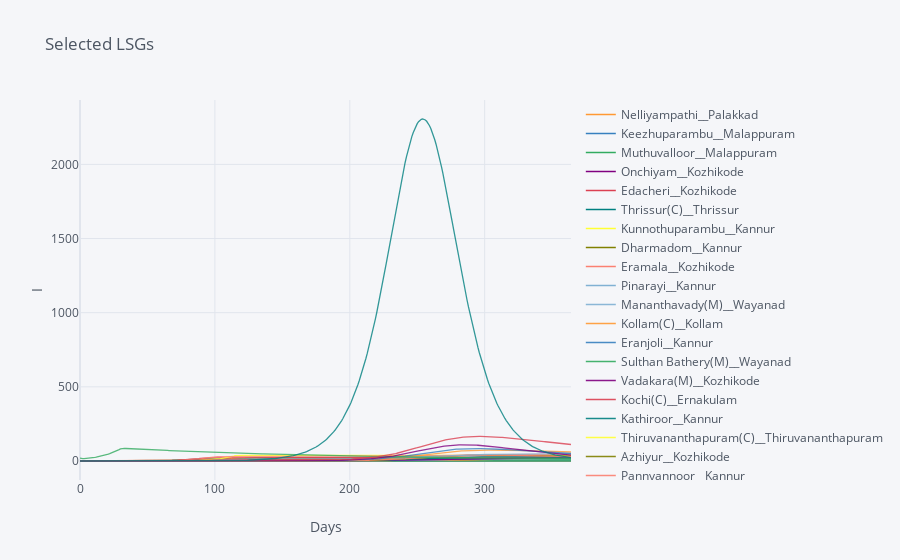

Notebook cell for this chart:
### Code cell
resultsSelectedDF = resultsIDF.filter(statsSelectedDF.index)
figSelected = resultsSelectedDF.iplot(asFigure=True, xTitle="Days",
                    yTitle="I", title="Selected LSGs")
figSelected.show()

### Figure 1 — Plotly figure (JSON) as saved in the notebook; plotly's stock layout.template omitted (floating-point values rounded to 4 significant figures; data arrays with more than 128 entries replaced by an {"elided": "..."} marker saying what was removed)
{"data": [{"line": {"color": "rgba(255, 153, 51, 1.0)", "dash": "solid", "shape": "linear", "width": 1.3}, "mode": "lines", "name": "Nelliyampathi__Palakkad", "text": "", "type": "scatter", "x": {"elided": "365 int values"}, "y": {"elided": "365 float values"}}, {"line": {"color": "rgba(55, 128, 191, 1.0)", "dash": "solid", "shape": "linear", "width": 1.3}, "mode": "lines", "name": "Keezhuparambu__Malappuram", "text": "", "type": "scatter", "x": {"elided": "365 int values"}, "y": {"elided": "365 float values"}}, {"line": {"color": "rgba(50, 171, 96, 1.0)", "dash": "solid", "shape": "linear", "width": 1.3}, "mode": "lines", "name": "Muthuvalloor__Malappuram", "text": "", "type": "scatter", "x": {"elided": "365 int values"}, "y": {"elided": "365 float values"}}, {"line": {"color": "rgba(128, 0, 128, 1.0)", "dash": "solid", "shape": "linear", "width": 1.3}, "mode": "lines", "name": "Onchiyam__Kozhikode", "text": "", "type": "scatter", "x": {"elided": "365 int values"}, "y": {"elided": "365 float values"}}, {"line": {"color": "rgba(219, 64, 82, 1.0)", "dash": "solid", "shape": "linear", "width": 1.3}, "mode": "lines", "name": "Edacheri__Kozhikode", "text": "", "type": "scatter", "x": {"elided": "365 int values"}, "y": {"elided": "365 float values"}}, {"line": {"color": "rgba(0, 128, 128, 1.0)", "dash": "solid", "shape": "linear", "width": 1.3}, "mode": "lines", "name": "Thrissur(C)__Thrissur", "text": "", "type": "scatter", "x": {"elided": "365 int values"}, "y": {"elided": "365 float values"}}, {"line": {"color": "rgba(255, 255, 51, 1.0)", "dash": "solid", "shape": "linear", "width": 1.3}, "mode": "lines", "name": "Kunnothuparambu__Kannur", "text": "", "type": "scatter", "x": {"elided": "365 int values"}, "y": {"elided": "365 float values"}}, {"line": {"color": "rgba(128, 128, 0, 1.0)", "dash": "solid", "shape": "linear", "width": 1.3}, "mode": "lines", "name": "Dharmadom__Kannur", "text": "", "type": "scatter", "x": {"elided": "365 int values"}, "y": {"elided": "365 float values"}}, {"line": {"color": "rgba(251, 128, 114, 1.0)", "dash": "solid", "shape": "linear", "width": 1.3}, "mode": "lines", "name": "Eramala__Kozhikode", "text": "", "type": "scatter", "x": {"elided": "365 int values"}, "y": {"elided": "365 float values"}}, {"line": {"color": "rgba(128, 177, 211, 1.0)", "dash": "solid", "shape": "linear", "width": 1.3}, "mode": "lines", "name": "Pinarayi__Kannur", "text": "", "type": "scatter", "x": {"elided": "365 int values"}, "y": {"elided": "365 float values"}}, {"line": {"color": "rgba(128, 177, 211, 0.8999999999999999)", "dash": "solid", "shape": "linear", "width": 1.3}, "mode": "lines", "name": "Mananthavady(M)__Wayanad", "text": "", "type": "scatter", "x": {"elided": "365 int values"}, "y": {"elided": "365 float values"}}, {"line": {"color": "rgba(255, 153, 51, 0.8999999999999999)", "dash": "solid", "shape": "linear", "width": 1.3}, "mode": "lines", "name": "Kollam(C)__Kollam", "text": "", "type": "scatter", "x": {"elided": "365 int values"}, "y": {"elided": "365 float values"}}, {"line": {"color": "rgba(55, 128, 191, 0.8999999999999999)", "dash": "solid", "shape": "linear", "width": 1.3}, "mode": "lines", "name": "Eranjoli__Kannur", "text": "", "type": "scatter", "x": {"elided": "365 int values"}, "y": {"elided": "365 float values"}}, {"line": {"color": "rgba(50, 171, 96, 0.8999999999999999)", "dash": "solid", "shape": "linear", "width": 1.3}, "mode": "lines", "name": "Sulthan Bathery(M)__Wayanad", "text": "", "type": "scatter", "x": {"elided": "365 int values"}, "y": {"elided": "365 float values"}}, {"line": {"color": "rgba(128, 0, 128, 0.8999999999999999)", "dash": "solid", "shape": "linear", "width": 1.3}, "mode": "lines", "name": "Vadakara(M)__Kozhikode", "text": "", "type": "scatter", "x": {"elided": "365 int values"}, "y": {"elided": "365 float values"}}, {"line": {"color": "rgba(219, 64, 82, 0.8999999999999999)", "dash": "solid", "shape": "linear", "width": 1.3}, "mode": "lines", "name": "Kochi(C)__Ernakulam", "text": "", "type": "scatter", "x": {"elided": "365 int values"}, "y": {"elided": "365 float values"}}, {"line": {"color": "rgba(0, 128, 128, 0.8999999999999999)", "dash": "solid", "shape": "linear", "width": 1.3}, "mode": "lines", "name": "Kathiroor__Kannur", "text": "", "type": "scatter", "x": {"elided": "365 int values"}, "y": {"elided": "365 float values"}}, {"line": {"color": "rgba(255, 255, 51, 0.8999999999999999)", "dash": "solid", "shape": "linear", "width": 1.3}, "mode": "lines", "name": "Thiruvananthapuram(C)__Thiruvananthapuram", "text": "", "type": "scatter", "x": {"elided": "365 int values"}, "y": {"elided": "365 float values"}}, {"line": {"color": "rgba(128, 128, 0, 0.8999999999999999)", "dash": "solid", "shape": "linear", "width": 1.3}, "mode": "lines", "name": "Azhiyur__Kozhikode", "text": "", "type": "scatter", "x": {"elided": "365 int values"}, "y": {"elided": "365 float values"}}, {"line": {"color": "rgba(251, 128, 114, 0.8999999999999999)", "dash": "solid", "shape": "linear", "width": 1.3}, "mode": "lines", "name": "Pannyannoor__Kannur", "text": "", "type": "scatter", "x": {"elided": "365 int values"}, "y": {"elided": "365 float values"}}, {"line": {"color": "rgba(251, 128, 114, 0.7999999999999998)", "dash": "solid", "shape": "linear", "width": 1.3}, "mode": "lines", "name": "Kozhikkode(C)__Kozhikode", "text": "", "type": "scatter", "x": {"elided": "365 int values"}, "y": {"elided": "365 float values"}}, {"line": {"color": "rgba(128, 177, 211, 0.7999999999999998)", "dash": "solid", "shape": "linear", "width": 1.3}, "mode": "lines", "name": "Kannur(C)__Kannur", "text": "", "type": "scatter", "x": {"elided": "365 int values"}, "y": {"elided": "365 float values"}}, {"line": {"color": "rgba(255, 153, 51, 0.7999999999999998)", "dash": "solid", "shape": "linear", "width": 1.3}, "mode": "lines", "name": "Panoor(M)__Kannur", "text": "", "type": "scatter", "x": {"elided": "365 int values"}, "y": {"elided": "365 float values"}}, {"line": {"color": "rgba(55, 128, 191, 0.7999999999999998)", "dash": "solid", "shape": "linear", "width": 1.3}, "mode": "lines", "name": "Chokli__Kannur", "text": "", "type": "scatter", "x": {"elided": "365 int values"}, "y": {"elided": "365 float values"}}, {"line": {"color": "rgba(50, 171, 96, 0.7999999999999998)", "dash": "solid", "shape": "linear", "width": 1.3}, "mode": "lines", "name": "Palakkad(M)__Palakkad", "text": "", "type": "scatter", "x": {"elided": "365 int values"}, "y": {"elided": "365 float values"}}, {"line": {"color": "rgba(128, 0, 128, 0.7999999999999998)", "dash": "solid", "shape": "linear", "width": 1.3}, "mode": "lines", "name": "New Mahe__Kannur", "text": "", "type": "scatter", "x": {"elided": "365 int values"}, "y": {"elided": "365 float values"}}, {"line": {"color": "rgba(219, 64, 82, 0.7999999999999998)", "dash": "solid", "shape": "linear", "width": 1.3}, "mode": "lines", "name": "Thalasseri(M)__Kannur", "text": "", "type": "scatter", "x": {"elided": "365 int values"}, "y": {"elided": "365 float values"}}, {"line": {"color": "rgba(0, 128, 128, 0.7999999999999998)", "dash": "solid", "shape": "linear", "width": 1.3}, "mode": "lines", "name": "Mahe", "text": "", "type": "scatter", "x": {"elided": "365 int values"}, "y": {"elided": "365 float values"}}], "layout": {"legend": {"bgcolor": "#F5F6F9", "font": {"color": "#4D5663"}}, "paper_bgcolor": "#F5F6F9", "plot_bgcolor": "#F5F6F9", "title": {"font": {"color": "#4D5663"}, "text": "Selected LSGs"}, "xaxis": {"gridcolor": "#E1E5ED", "showgrid": true, "tickfont": {"color": "#4D5663"}, "title": {"font": {"color": "#4D5663"}, "text": "Days"}, "zerolinecolor": "#E1E5ED"}, "yaxis": {"gridcolor": "#E1E5ED", "showgrid": true, "tickfont": {"color": "#4D5663"}, "title": {"font": {"color": "#4D5663"}, "text": "I"}, "zerolinecolor": "#E1E5ED"}}}
